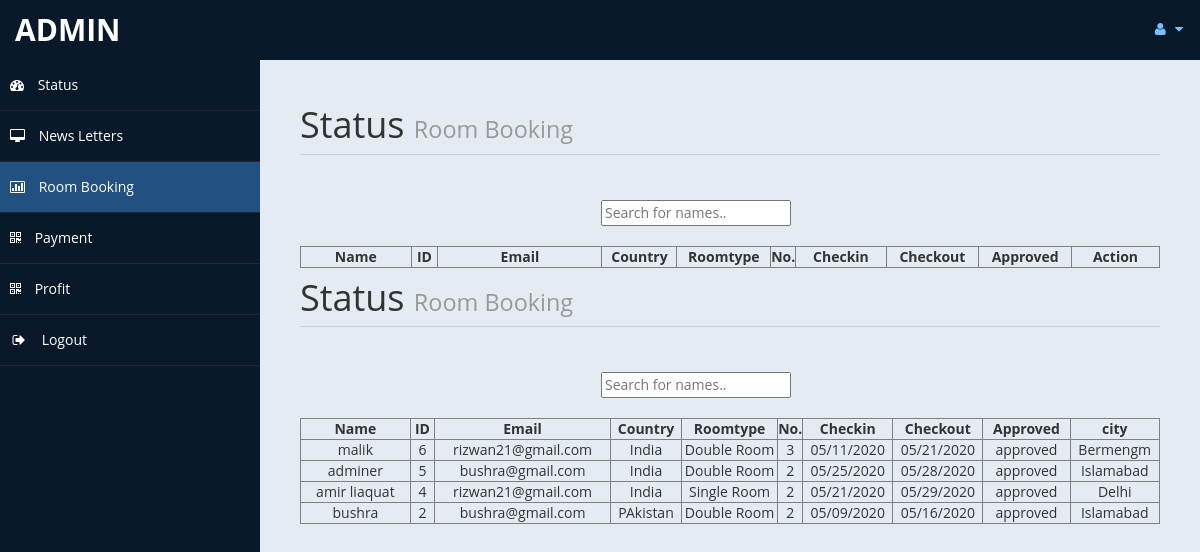
Screenshot of /admin/RoomBooking.php (signed in) with the database file from the repository.
### tables this page shows
CREATE TABLE `roombooking` (
  `id` int(50) NOT NULL,
  `title` varchar(50) NOT NULL,
  `username` varchar(50) NOT NULL,
  `email` varchar(50) NOT NULL,
  `phoneno` varchar(50) NOT NULL,
  `country` varchar(50) NOT NULL,
  `city` varchar(50) NOT NULL,
  `roomtype` varchar(50) NOT NULL,
  `numberofrooms` int(50) NOT NULL,
  `adults` int(50) NOT NULL,
  `address` varchar(50) NOT NULL,
  `checkindate` varchar(100) NOT NULL,
  `checkoutdate` varchar(100) NOT NULL,
  `approved` varchar(50) NOT NULL,
  `total` float NOT NULL
);

### admin/RoomBooking.php (the view, shortened to what this page needs)
<!DOCTYPE html>
<html xmlns="http://www.w3.org/1999/xhtml">
<head>
    <link href="assets/css/bootstrap.css" rel="stylesheet" />
    <link href="assets/css/font-awesome.css" rel="stylesheet" />
    <link href="assets/js/morris/morris-0.4.3.min.css" rel="stylesheet" />
    <link href="assets/css/custom-styles.css" rel="stylesheet" />
</head>
<body>
    <div id="wrapper">
        <nav class="navbar navbar-default top-navbar" role="navigation">
            <div class="navbar-header">
                <a class="navbar-brand" href="home.php"> <?php echo $_SESSION["username"]; ?> </a>
            </div>
            <ul class="nav navbar-top-links navbar-right">
                <li class="dropdown">
                    <a class="dropdown-toggle" data-toggle="dropdown" href="#" aria-expanded="false">
                        <i class="fa fa-user fa-fw"></i> <i class="fa fa-caret-down"></i>
                    </a>
                </li>
            </ul>
        </nav>
        <nav class="navbar-default navbar-side" role="navigation">
            <div class="sidebar-collapse">
                <ul class="nav" id="main-menu">
                    <li>
                        <a  href="mainmenu.php"><i class="fa fa-dashboard"></i> Status</a>
                    </li>
                    <li>
                        <a href="News Letter.php"><i class="fa fa-desktop"></i> News Letters</a>
                    </li>
					<li>
                        <a  class="active-menu"href="RoomBooking.php"><i class="fa fa-bar-chart-o"></i> Room Booking</a>
                    </li>
                    <li>
                        <a  href="payment.php"><i class="fa fa-qrcode"></i> Payment</a>
                    </li>
                    <li>
                        <a  href="profit.php"><i class="fa fa-qrcode"></i> Profit</a>
                    </li>
                    <li>
                        <a href="roomeditb.php"><i class="fa fa-sign-out fa-fw"></i> Logout</a>
                    </li>
					</ul>
            </div>
        </nav>
        <div id="page-wrapper">
            <div id="page-inner">
  <div class="row">
                    <div class="col-md-12">
                        <h1 class="page-header">
                            Status <small>Room Booking </small>
                        </h1>
                         <form method="post">
            <input type="text" id="myInput" onkeyup="myFunction()" placeholder="Search for names.." title="Type in a name" style="margin-left:35%"/>
            </form>
                       <div class="scrollmenu">
            <table border="1px" style="text-align:center; margin-top:20px" id="myTable">
 <tr class="header"> <th id="two">Name </th> <th id="one">ID</th> <th id="three">Email</th> <th id="four">Country</th> <th id="five">Roomtype</th> <th id="six">No.</th><th id="seven">Checkin</th><th id="eight">Checkout</th><th id="nine">Approved</th><th id="ten">Action</th> </tr>
	</table>
              </div>
    </div>
</div>
<div class="row">
                    <div class="col-md-12">
                        <h1 class="page-header">
                            Status <small>Room Booking </small>
                        </h1>
                         <form method="post">
            <input type="text" id="myInput1" onkeyup="myFunction1()" placeholder="Search for names.." title="Type in a name" style="margin-left:35%"/>
            </form>
                       <div class="scrollmenu">
            <table border="1px" style="text-align:center; margin-top:20px" id="myTable1 ">
 <tr class="header"> <th id="two">Name </th> <th id="one">ID</th> <th id="three">Email</th> <th id="four">Country</th> <th id="five">Roomtype</th> <th id="six">No.</th><th id="seven">Checkin</th><th id="eight">Checkout</th><th id="nine">Approved</th><th id="ten">city</th> </tr>
           <?php
	include "db.php";
	$result = mysqli_query($conn, "SELECT * FROM roombooking ORDER BY id DESC");
	while($res = mysqli_fetch_array($result)) {
		echo "<tr>";
		echo "<td>".$res['username']."</td>";
		echo "<td>".$res['id']."</td>";
		echo "<td>".$res['email']."</td>";
		echo "<td>".$res['country']."</td>";
		echo "<td>".$res['roomtype']."</td>";
		echo "<td>".$res['numberofrooms']."</td>";
		echo "<td>".$res['checkindate']."</td>";
		echo "<td>".$res['checkoutdate']."</td>";
		echo "<td>".$res['approved']."</td>";
		echo "<td>".$res['city']."</td>";
	}
	?>
	</table>
              </div>
    </div>
</div>
</div>
</div>
</body>
</html>

### admin/assets/css/custom-styles.css (style rules this page uses)
body { font-family: 'Open Sans', sans-serif; }
#wrapper { width: 100%; background:#09192A; }
#page-wrapper { padding: 15px 15px; min-height: 600px; background:#E5EBF2; }
#page-inner { width:100%; margin:10px 20px 10px 0px; background-color:transparent; padding:10px; min-height:1200px; }
h1, .h1, h2, .h2, h3, .h3 { margin-top: 7px; margin-bottom: -5px; }
.page-header { padding-bottom: 9px; margin: 10px 0 45px; border-bottom: 1px solid #C7D1DD; }
.top-navbar { margin:0px; }
.top-navbar .navbar-brand { color: #fff; width: 260px; text-align: left; height: 60px; font-size: 30px; font-weight: 700; text-transform: uppercase; line-height: 30px; }
.top-navbar .nav > li { position: relative; display: inline-block; }
.top-navbar .nav > li > a { position: relative; display: block; padding: 19px 15px; color: #77C0FD; }
.active-menu { background-color:#225081!important; }
.sidebar-collapse , .sidebar-collapse .nav { background:none; }
.sidebar-collapse .nav { padding:0; }
.sidebar-collapse .nav > li > a { color:#fff; background:transparent; text-shadow:none; }
.sidebar-collapse > .nav > li > a { padding:15px 10px; }
.sidebar-collapse > .nav > li { border-bottom: 1px solid rgba(107, 108, 109, 0.19); }
.navbar-side { border:none; background-color: transparent; }
.top-navbar { background:#09192A; border-bottom:none; }
.top-navbar .nav > li > a > i { margin-right: 2px; }
.navbar-default { border:0px solid black; }
.navbar-header { background: #09192A; }
.nav > li > a > i { margin-right:10px; }
@media (min-width:768px) { #page-wrapper { margin: 0 0 0 260px; padding: 15px 30px; min-height: 1200px; } }
@media (min-width:768px) { .navbar-side { z-index: 1; position: absolute; width: 260px; } }
@media (min-width:768px) { .navbar { border-radius: 0px; } }

### admin/RoomBooking.php (style rules this page uses)
#one { width:30px; text-align:center; }
#two { width:130px; text-align:center; }
#three { width:200px; text-align:center; }
#four { width:80px; text-align:center; }
#five { width:100px; text-align:center; }
#seven { width:100px; text-align:center; }
#eight { width:100px; text-align:center; }
#nine { width:100px; text-align:center; }
#ten { width:100px; text-align:center; }
div.scrollmenu { background-color: FFF; overflow: auto; white-space: nowrap; }

### rows the page displays
roombooking: username "malik", id "6", email "rizwan21@gmail.com", country "India", roomtype "Double Room", numberofrooms "3", checkindate "05/11/2020", checkoutdate "05/21/2020", approved "approved", city "Bermengm"
roombooking: username "adminer", id "5", email "bushra@gmail.com", country "India", roomtype "Double Room", numberofrooms "2", checkindate "05/25/2020", checkoutdate "05/28/2020", approved "approved", city "Islamabad"
roombooking: username "amir liaquat", id "4", email "rizwan21@gmail.com", country "India", roomtype "Single Room", numberofrooms "2", checkindate "05/21/2020", checkoutdate "05/29/2020", approved "approved", city "Delhi"
roombooking: username "bushra", id "2", email "bushra@gmail.com", country "PAkistan", roomtype "Double Room", numberofrooms "2", checkindate "05/09/2020", checkoutdate "05/16/2020", approved "approved", city "Islamabad"

### other values shown
$_SESSION["username"] "ADMIN"
